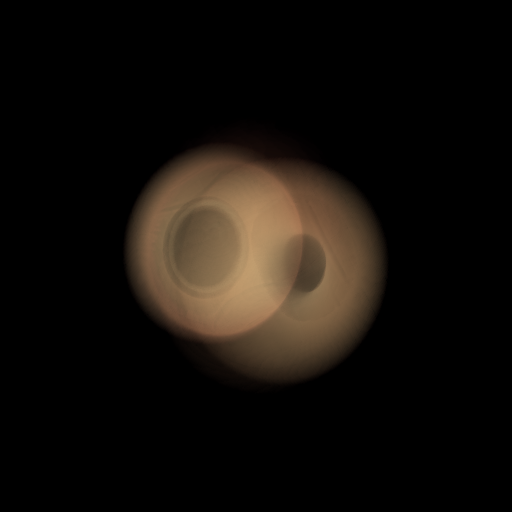

Reproduce this figure in Python.
import yt
import os
import matplotlib.pyplot as plt
import matplotlib.image as mpimg
from unyt import unyt_array, unyt_quantity
import numpy as np

# --- Default Parameters ---
DEFAULT_PARAMETERS = {
    "data_location": "sims_data/R1.5_v2400_b250/Data_000044",
    "sphere_radius": 3,
    "sphere_radius_units": "Mpc",
}

# --- Helper Functions ---
def find_CoM(dataset):
    """Returns the CoM from all the particles (DM and stars)."""
    ad = dataset.all_data()
    com_x = ad.mean(('particle_position_x'))
    com_y = ad.mean(('particle_position_y'))
    com_z = ad.mean(('particle_position_z'))
    return unyt_array([com_x, com_y, com_z], com_x.units)

def save_and_show_img(file_location: str, s_clip: float, subplot_cords: tuple, title: str, is_transfer_function: bool, p_field = None, source = None, scene = None):
    """Saves a plot as a PNG and displays it in a subplot."""
    if is_transfer_function:
        # This function saves the transfer function plot
        source.tfh.plot(file_location, profile_field=p_field)
    else:
        # This saves the main 3D rendering
        scene.save(file_location, sigma_clip=s_clip)

    # Read the saved PNG file back to display it in the subplot
    render_img = mpimg.imread(file_location)
    plt.subplot(*subplot_cords)
    plt.imshow(render_img)
    plt.axis('off')
    plt.title(title)

# --- Main Rendering Function ---
def main(data: str = DEFAULT_PARAMETERS['data_location'], sphere_radius: float = DEFAULT_PARAMETERS['sphere_radius'], sphere_radius_units: str = DEFAULT_PARAMETERS['sphere_radius_units']):
    """Main function to render the galaxy cluster data."""
    output_dir = "ethan/"
    if not os.path.isdir(output_dir):
        os.makedirs(output_dir)
        print(f"Created directory: {output_dir}")

    # --- Data Loading ---
    ds = yt.load(data)

    # --- 1. Define Shock Fields ---
    # Define temperature threshold, converting keV to K using thermal equivalence
    shock_temp_threshold = ds.quan(10, "keV").to("K", equivalence="thermal")

    # Define field names for clarity
    shock_mask_field = ('gas', 'shock_temperature_mask')
    shock_velocity_field = ('gas', 'shock_velocity')

    # Define the binary temperature mask field if it doesn't exist
    if shock_mask_field not in ds.field_list:
        def _shock_mask(field, data):
            temp = data[('gas', 'temperature')]
            mask_array = (temp >= shock_temp_threshold).astype("int")
            # Return as a yt array with dimensionless units to prevent errors
            return data.ds.arr(mask_array, "")
        ds.add_field(name=shock_mask_field,
                     sampling_type="cell",
                     function=_shock_mask,
                     units="dimensionless")

    # Define the final shock velocity field if it doesn't exist
    if shock_velocity_field not in ds.field_list:
        def _shock_velocity(field, data):
            mask = data[shock_mask_field]
            vel_mag = data[('gas', 'velocity_magnitude')]
            return mask * vel_mag
        ds.add_field(name=shock_velocity_field,
                     sampling_type="cell",
                     function=_shock_velocity,
                     units="km/s")

    # --- 2. Create Data Sphere and Get Bounds ---
    c = find_CoM(dataset=ds)
    radius = ds.quan(sphere_radius, sphere_radius_units)
    sp = ds.sphere(c, radius)
    
    # Correctly find the non-zero minimum velocity
    max_shock_vel = sp.max(shock_velocity_field)
    
    all_shock_vels = sp[shock_velocity_field]
    nonzero_vels = all_shock_vels[all_shock_vels > 0]
    
    min_shock_vel_nonzero = nonzero_vels.min() if nonzero_vels.size > 0 else yt.YTQuantity(0, 'km/s')

    # Set the logarithmic bounds for the color map
    if max_shock_vel > 0 and min_shock_vel_nonzero > 0:
        log_min = np.log10(min_shock_vel_nonzero.to('km/s').v)
        log_max = np.log10(max_shock_vel.to('km/s').v)
        log_vel_bounds = (log_min, log_max)
    else:
        # Fallback if there's no shock velocity in the sphere
        log_vel_bounds = (-1, 0)

    # --- 3. Rendering Workflow ---
    sc = yt.create_scene(sp, field=shock_velocity_field, lens_type='perspective')
    source = sc[0]
    # This sets the data scaling to be logarithmic
    source.set_log(True)

    # --- CHANGE: Use the user's successful method for the transfer function ---
    # 3a. Create a ColorTransferFunction object in log space
    tf = yt.ColorTransferFunction(log_vel_bounds)

    # 3b. Define a function that maps data values to alpha (opacity) values.
    # This creates a linear ramp for opacity from 0.0 to 1.0.
    def alpha_func(vals, min_val, max_val):
        return (vals - min_val) / (max_val - min_val)

    # 3c. Use map_to_colormap with our custom alpha function
    tf.map_to_colormap(
        log_vel_bounds[0],
        log_vel_bounds[1],
        colormap="magma",
        scale_func=alpha_func
    )
    
    # 3d. Assign the custom transfer function and bounds to the scene
    source.tfh.tf = tf
    if max_shock_vel > 0 and min_shock_vel_nonzero > 0:
        source.tfh.bounds = (min_shock_vel_nonzero.v, max_shock_vel.v)
    else:
        # Fallback bounds if no velocity data
        source.tfh.bounds = (0.1, 1.0) 

    # --- 4. Visualization ---
    plt.figure(figsize=(10, 5))
    
    # Save plots as PNG to be readable by matplotlib's imread
    save_and_show_img(output_dir + "shock_tf.png", 0, (1, 2, 1), "Shock Velocity TF", is_transfer_function=True, p_field=shock_velocity_field, source=source)
    save_and_show_img(output_dir + "shock_render.png", 4.0, (1, 2, 2), "Shock Velocity Map (>10 keV)", is_transfer_function=False, scene=sc)

    plt.tight_layout()
    plt.show()

if __name__ == "__main__":
    main()
